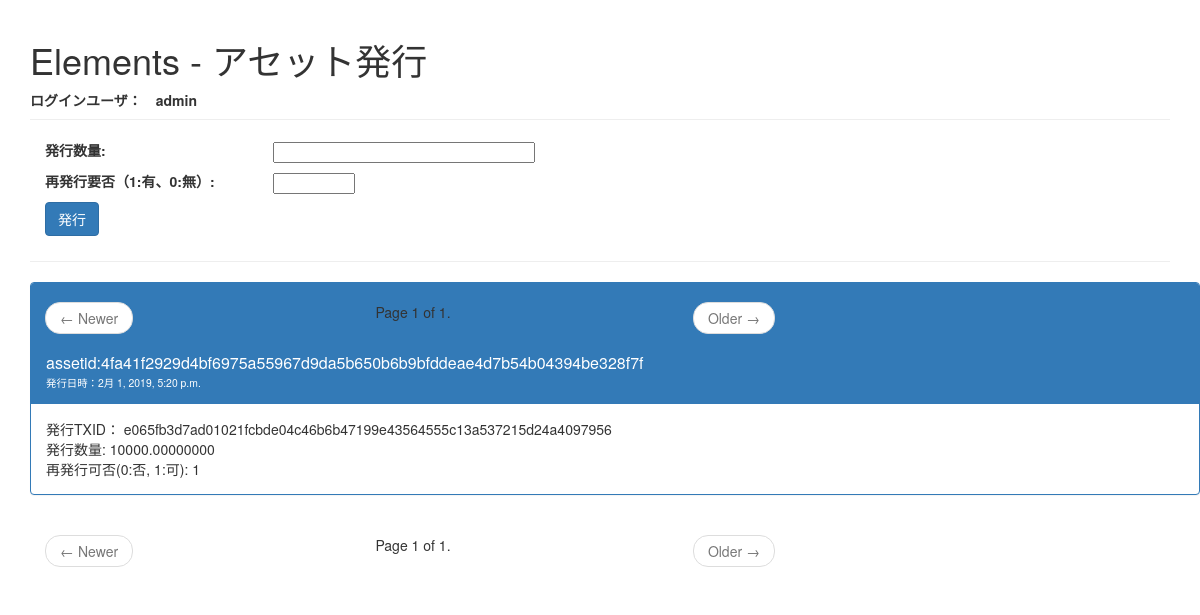
Screenshot of /issueasset/issueasset (signed in) with the database file from the repository.
### issueasset/models.py (models this page shows, shortened)
class IssueAsset(models.Model):
     assetid = models.CharField(
         max_length=100,
         verbose_name='アセットID名',
     )
     txid = models.CharField(
         max_length=100,
         verbose_name='トランザクションID名',
     )
     assetamount = models.CharField(
         max_length=40,
         verbose_name='発行数量',
         help_text='アセットの発行数量を入力してください',
     )
     tokenamount = models.CharField(
         max_length=1,
         verbose_name='再発行要否（1:有、0:無）',
         help_text='再発行要否（1:再発行有、0:再発行無）を入力してください。',
     )
     created_at = models.DateTimeField(
         auto_now_add=True,
         verbose_name='登録日時',
     )

### issueasset/views.py (the view, shortened to what this page needs)
# urls.py: url(r'^issueasset/', include('issueasset.urls', namespace='issueasset')),
@login_required
def issueasset(request):
    logging.debug("test_start")
    login_user_id = request.user.id
    login_user_name = request.user.username
    logging.debug(login_user_id)
    logging.debug(login_user_name)
    form = IssueAssetForm(request.POST or None)
    page = _get_page(
        IssueAsset.objects.order_by('-id'),  # 投稿を新しい順に並び替えて取得する
        request.GET.get('page')  # GETクエリからページ番号を取得する
    )
    contexts = {
        'form': form,
        'page': page,
        'user_name': login_user_name,
    }
    return render(request, 'issueasset/issueasset.html', contexts)

### issueasset/forms.py
class IssueAssetForm(forms.ModelForm):
    class Meta:
        model = IssueAsset
        fields = ('assetamount', 'tokenamount')
        widgets = {
            'assetamount': forms.TextInput(attrs={'size': 40}),
            'tokenamount': forms.TextInput(attrs={'size': 10}),
        }

### issueasset/views.py (called while the page is built)
def _get_page(list_, page_no, count=5):
    paginator = Paginator(list_, count)
    try:
        page = paginator.page(page_no)
    except (EmptyPage, PageNotAnInteger):
        page = paginator.page(1)
    return page

### templates/issueasset/issueasset.html (shortened to what this page needs)
{% extends "issueasset/base.html" %}
{% block body %}
  <div class="page-header">
    <h1>Elements - アセット発行</h1>
    <b>ログインユーザ：　{{ user_name }}　</b>
  </div>
  <form action="{% url 'issueasset:issueasset' %}" method="post">
    <div class="row">
      {% for field in form %}
        <div class="form-group">
          <div class="col-sm-10">
            <label class="col-sm-3 control-label">{{ field.label_tag }}</label>
            <label class="label col-sm-1"><font color="black">{{ field }}</font></label>
          </div>
        </div>
      {% endfor %}
      <div class="col-sm-10">
        <div class="form-group">
          <label class="col-sm-2 control-label"><input type="submit" class="btn btn-primary" value="発行"></label>
        </div>
      </div>
    </div>
  </form>
  <hr>
  {% include "pagination.html" %}
  <div class="container">
    <div class="row">
      <div class="col-sm-30">
        {% for IssueAsset in page %}
          <div class="panel panel-primary">
            <div class="panel-heading">
              <h3 class="panel-title">assetid:{{ IssueAsset.assetid }}<br><label class="small">発行日時：{{ IssueAsset.created_at }}</label></h3>
            </div>
            <div class="panel-body">
              発行TXID： {{ IssueAsset.txid }}
              <br>
              発行数量:  {{ IssueAsset.assetamount }}
	            <br>
	            再発行可否(0:否, 1:可):  {{ IssueAsset.tokenamount }}
            </div>
          </div>
        {% endfor %}
      </div>
    </div>
  </div>
  {% include "pagination.html" %}
{% endblock %}

### templates/issueasset/base.html (shortened to what this page needs)
<!doctype html>
<html>
{% load staticfiles %}
<head lang="ja">
  {% block css %}
    <link rel="stylesheet" href="//maxcdn.bootstrapcdn.com/bootstrap/3.3.5/css/bootstrap.min.css">
    <link rel="stylesheet" href="{% static 'css/common.css' %}" >
  {% endblock %}
</head>
<body>
  <div class="container">
    {% block body %}
    {% endblock %}
  </div>
</body>
</html>

### templates/pagination.html
<nav class="col-sm-8">
  <ul class="pager">
    {% if page.has_previous %}
      <li class="previous">
        <a href="?page={{ page.previous_page_number }}"><span aria-hidden="true">&larr;</span> Newer</a>
      </li>
    {% else %}
      <li class="previous disabled">
        <a href="#"><span aria-hidden="true">&larr;</span> Newer</a>
      </li>
    {% endif %}
    <li>Page {{ page.number }} of {{ page.paginator.num_pages }}.</li>
    {% if page.has_next %}
      <li class="next">
        <a href="?page={{ page.next_page_number }}">Older <span aria-hidden="true">&rarr;</span></a>
      </li>
    {% else %}
      <li class="next disabled">
        <a href="#">Older <span aria-hidden="true">&rarr;</span></a>
      </li>
    {% endif %}
  </ul>
</nav>

### static/css/common.css (style rules this page uses)
.label.col-sm-1 { color: black; }

### rows the page displays
IssueAsset: assetid "4fa41f2929d4bf6975a55967d9da5b650b6b9bfddeae4d7b54b04394be328f7f", created_at "2月 1, 2019, 5:20 p.m.", txid "e065fb3d7ad01021fcbde04c46b6b47199e43564555c13a537215d24a4097956", assetamount "10000.00000000", tokenamount "1"

### other values shown
{{ user_name }} "admin"
{{ field.label_tag }} "発行数量:" "再発行要否（1:有、0:無）:"
{{ page.number }} "1 1"
{{ page.paginator.num_pages }} "1 1"
